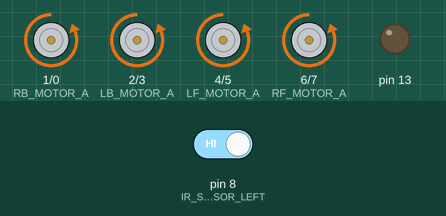
The sketch below on a simulated Arduino Uno, built with avr-gcc and run on an emulated ATmega328P. On the bench: motor-driver pin pairs drawn as motors (green arrow = first pin HIGH = forward, orange = second pin HIGH = backward, longer = more drive), output pins drawn as LEDs (lit = HIGH). Inputs (shaded band) come from the test bench; at power-on: pin 8 (IR_SENSOR_LEFT) HIGH.

Above: at 6.2 s.
6.3 s: pin 8 (IR_SENSOR_LEFT) driven LOW
At 6.6 s:
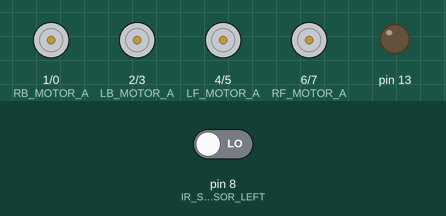
7.8 s: pin 8 (IR_SENSOR_LEFT) driven HIGH
At 9.0 s:
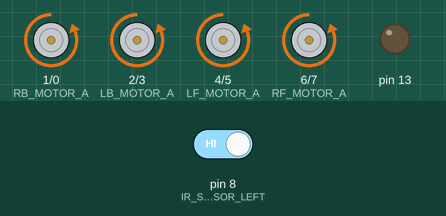
Timing chart, 0 to 10.8 s (numbered marks = the images above; inputs shaded):
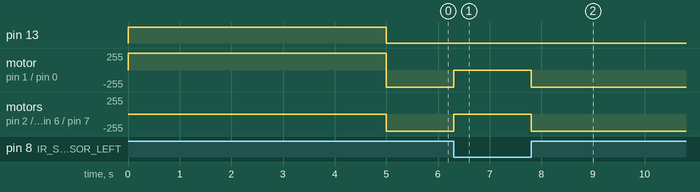

The sketch:

arducar.ino
```cpp
#define IR_SENSOR_LEFT 8
#define IR_SENSOR_RIGHT 8

#define IR_STOP 21
#define IR_FORWARD 17
#define IR_BACK 25
#define IR_LEFT 20
#define IR_RIGHT 22

#define RB_MOTOR_A 1
#define RB_MOTOR_B 0

#define RB_MOTOR 0

#define LB_MOTOR_A 2
#define LB_MOTOR_B 3

#define LB_MOTOR 1

#define LF_MOTOR_A 4
#define LF_MOTOR_B 5

#define LF_MOTOR 2

#define RF_MOTOR_A 6
#define RF_MOTOR_B 7

#define RF_MOTOR 3

#define STOP 0
#define FORWARD 1
#define BACK 2
#define TURN_LEFT 3
#define TURN_RIGHT 4

// This functions handles the single motor behaviour by applying voltage to one pin or another
// accordingly to the motor direction
void motor_control(int motor, int movement) {

  int motor_a = 0;
  int motor_b = 0;

  if(movement == FORWARD) {
    motor_a = 0;
    motor_b = 1;
  } else if(movement == BACK) {
    motor_a = 1;
    motor_b = 0;
  } else if(movement == STOP) {
    motor_a = 0;
    motor_b = 0;
  }

  switch(motor) {
    case RB_MOTOR:
      digitalWrite(RB_MOTOR_A, motor_a);
      digitalWrite(RB_MOTOR_B, motor_b);
      break;

    case LB_MOTOR:
      digitalWrite(LB_MOTOR_A, motor_a);
      digitalWrite(LB_MOTOR_B, motor_b);
      break;

    case RF_MOTOR:
      digitalWrite(RF_MOTOR_A, motor_a);
      digitalWrite(RF_MOTOR_B, motor_b);
      break;

    case LF_MOTOR:
      digitalWrite(LF_MOTOR_A, motor_a);
      digitalWrite(LF_MOTOR_B, motor_b);
      break;
  }

}

// Cool function to handle better the movement of the car without using redundant lines of code
void car_move(int movement) {
  switch(movement) {
    case STOP:
      motor_control(LF_MOTOR, STOP);
      motor_control(RF_MOTOR, STOP);
      motor_control(LB_MOTOR, STOP);
      motor_control(RB_MOTOR, STOP);
      break;
    case FORWARD:
      motor_control(LF_MOTOR, FORWARD);
      motor_control(RF_MOTOR, FORWARD);
      motor_control(LB_MOTOR, FORWARD);
      motor_control(RB_MOTOR, FORWARD);
      break;
    case BACK:
      motor_control(LF_MOTOR, BACK);
      motor_control(RF_MOTOR, BACK);
      motor_control(LB_MOTOR, BACK);
      motor_control(RB_MOTOR, BACK);
      break;
    case TURN_LEFT:
      motor_control(LF_MOTOR, BACK);
      motor_control(LB_MOTOR, BACK);
      motor_control(RF_MOTOR, FORWARD);
      motor_control(RB_MOTOR, FORWARD);
      break;
    case TURN_RIGHT:
      motor_control(LF_MOTOR, FORWARD);
      motor_control(LB_MOTOR, FORWARD);
      motor_control(RF_MOTOR, BACK);
      motor_control(RB_MOTOR, BACK);
      break;
  }

}

// Registering all pins with all their functions
void setup() {
    pinMode(13, OUTPUT);
    digitalWrite(13, 1);

    pinMode(RB_MOTOR_A, OUTPUT);
    pinMode(RB_MOTOR_B, OUTPUT);
    digitalWrite(1, 1);

    pinMode(RF_MOTOR_A, OUTPUT);
    pinMode(RF_MOTOR_B, OUTPUT);

    pinMode(LB_MOTOR_A, OUTPUT);
    pinMode(LB_MOTOR_B, OUTPUT);

    pinMode(LF_MOTOR_A, OUTPUT);
    pinMode(LF_MOTOR_B, OUTPUT);

    pinMode(IR_SENSOR_LEFT, INPUT);
    pinMode(IR_SENSOR_RIGHT, INPUT);
    delay(5000);
    digitalWrite(13, 0);
}

bool sensor_left = 0;
bool sensor_right = 0;


// In this function sensors data is readed and inverted because we need to know when the sensors are on the black tape.
void loop() {
    sensor_left = !digitalRead(IR_SENSOR_LEFT);
    sensor_right = !digitalRead(IR_SENSOR_RIGHT);

    // If both sensors are on black tape it means that arducar is on final part of the track,
    // otherwise it is moved accordingly to the sensor data
    if(sensor_left && sensor_right) {
        car_move(STOP);
    } else {
        if(sensor_left) {
            car_move(TURN_RIGHT);
        } else if(sensor_right) {
            car_move(TURN_LEFT);
        } else {
            car_move(FORWARD);
        }
    }
}
```

Measured:
- after the input at 6.3 s, motor on pin 1 (RB_MOTOR_A) / pin 0 (RB_MOTOR_B), motor on pin 2 (LB_MOTOR_A) / pin 3 (LB_MOTOR_B), motor on pin 4 (LF_MOTOR_A) / pin 5 (LF_MOTOR_B), motor on pin 6 (RF_MOTOR_A) / pin 7 (RF_MOTOR_B): backward 255/255 → stopped at once
- after the input at 7.8 s, motor on pin 1 (RB_MOTOR_A) / pin 0 (RB_MOTOR_B), motor on pin 2 (LB_MOTOR_A) / pin 3 (LB_MOTOR_B), motor on pin 4 (LF_MOTOR_A) / pin 5 (LF_MOTOR_B), motor on pin 6 (RF_MOTOR_A) / pin 7 (RF_MOTOR_B): stopped → backward 255/255 at once
